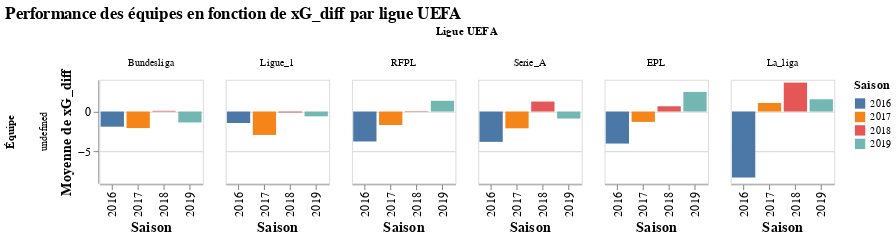

Write notebook code for a chart like this one.
### Markdown cell above
On va d'abord visualiser comment xG_diff varie en fonction des leagues

### Code cell
alt.Chart(mean_xG_diff).mark_bar().encode(
    x=alt.X('year:N', title='Saison'),
    y=alt.Y('xG_diff:Q', title='Moyenne de xG_diff'),
    color=alt.Color('year:N', title='Saison'),
    column=alt.Column('league:N', title='Ligue UEFA', sort=alt.EncodingSortField(field='xG_diff', order='descending')),
    row=alt.Row('team:N', title='Équipe')
).properties(
    width=100, 
    height=100,
    title="Performance des équipes en fonction de xG_diff par ligue UEFA"
).configure_axis(
    labelFontSize=12,
    titleFontSize=14
).configure_legend(
    titleFontSize=12,
    labelFontSize=10
).configure_title(
    fontSize=16
)

### Figure 1 — Vega-Lite specification as saved in the notebook (floating-point values rounded to 4 significant figures)
{"config": {"view": {"continuousWidth": 300, "continuousHeight": 300}, "axis": {"labelFontSize": 12, "titleFontSize": 14}, "legend": {"labelFontSize": 10, "titleFontSize": 12}, "title": {"fontSize": 16}}, "data": {"name": "data-749659263495a493a9709d89dac87737"}, "mark": {"type": "bar"}, "encoding": {"color": {"field": "year", "title": "Saison", "type": "nominal"}, "column": {"field": "league", "sort": {"field": "xG_diff", "order": "descending"}, "title": "Ligue UEFA", "type": "nominal"}, "row": {"field": "team", "title": "Équipe", "type": "nominal"}, "x": {"field": "year", "title": "Saison", "type": "nominal"}, "y": {"field": "xG_diff", "title": "Moyenne de xG_diff", "type": "quantitative"}}, "height": 100, "title": "Performance des équipes en fonction de xG_diff par ligue UEFA", "width": 100, "$schema": "https://vega.github.io/schema/vega-lite/v5.16.3.json", "datasets": {"data-749659263495a493a9709d89dac87737": [{"league": "Bundesliga", "year": 2016, "xG_diff": -1.904}, {"league": "Bundesliga", "year": 2017, "xG_diff": -2.075}, {"league": "Bundesliga", "year": 2018, "xG_diff": 0.08892}, {"league": "Bundesliga", "year": 2019, "xG_diff": -1.373}, {"league": "EPL", "year": 2016, "xG_diff": -4.023}, {"league": "EPL", "year": 2017, "xG_diff": -1.302}, {"league": "EPL", "year": 2018, "xG_diff": 0.6619}, {"league": "EPL", "year": 2019, "xG_diff": 2.463}, {"league": "La_liga", "year": 2016, "xG_diff": -8.287}, {"league": "La_liga", "year": 2017, "xG_diff": 1.071}, {"league": "La_liga", "year": 2018, "xG_diff": 3.637}, {"league": "La_liga", "year": 2019, "xG_diff": 1.538}, {"league": "Ligue_1", "year": 2016, "xG_diff": -1.442}, {"league": "Ligue_1", "year": 2017, "xG_diff": -2.938}, {"league": "Ligue_1", "year": 2018, "xG_diff": -0.1229}, {"league": "Ligue_1", "year": 2019, "xG_diff": -0.604}, {"league": "RFPL", "year": 2016, "xG_diff": -3.76}, {"league": "RFPL", "year": 2017, "xG_diff": -1.69}, {"league": "RFPL", "year": 2018, "xG_diff": -0.05891}, {"league": "RFPL", "year": 2019, "xG_diff": 1.35}, {"league": "Serie_A", "year": 2016, "xG_diff": -3.808}, {"league": "Serie_A", "year": 2017, "xG_diff": -2.107}, {"league": "Serie_A", "year": 2018, "xG_diff": 1.256}, {"league": "Serie_A", "year": 2019, "xG_diff": -0.8785}]}}
